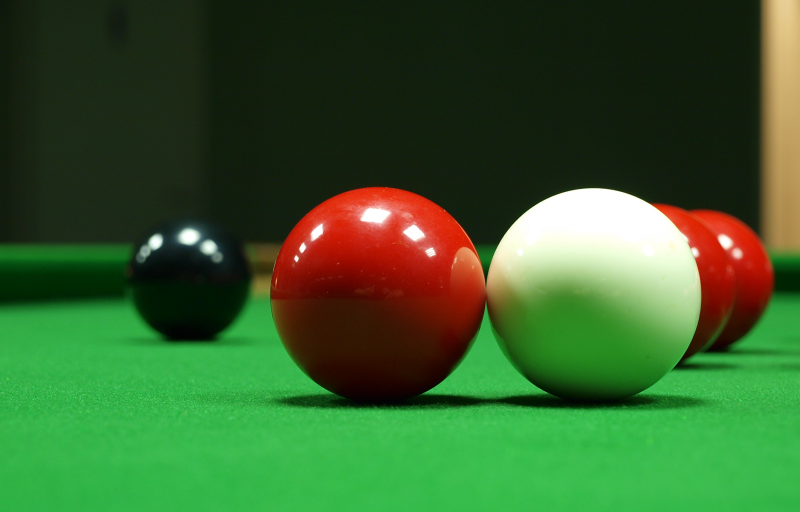
%> input picture snooker.png, 1600 x 1024 px (shown at 1/2 size)
$ octave global_thresholding.m   (GNU Octave 9; MATLAB toolbox functions it lacks are replaced by stand-ins)
%> lines starting %> are read from the running program, lines starting %| are printed output that depends on the picture; in (x1, y1, x2, y2) boxes, pixels count from 0 and x2, y2 are one past the last pixel; in counts of white or black regions, pixels touching at a corner belong together; the program's own positions count from 1
clc;
clear all;
close all;

image = imread('snooker.png');
%> image is the input picture: size 1024x1600x3 uint8; mean R, G, B 56.6, 95.3, 44.8
image = rgb2gray(image);
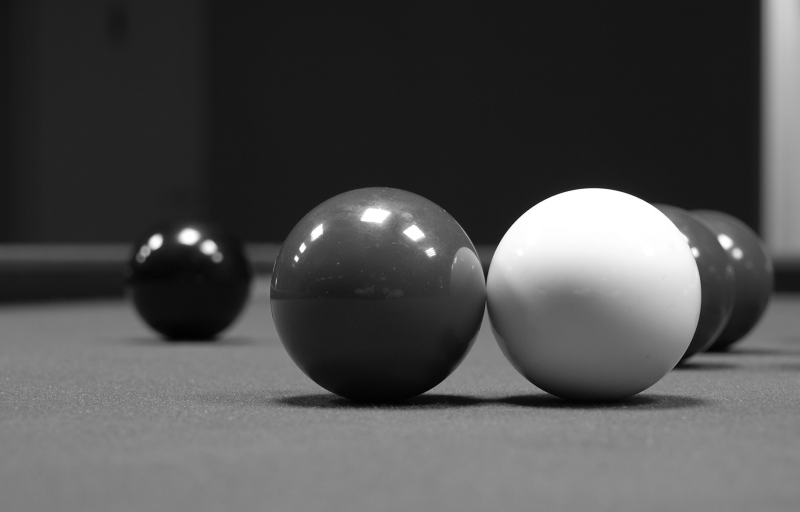
%> image: size 1024x1600 uint8 (shown at 1/2 size); min 0, max 255, mean 78

level = graythresh(image)
%> level = 0.337

binarized = imbinarize(image,level);
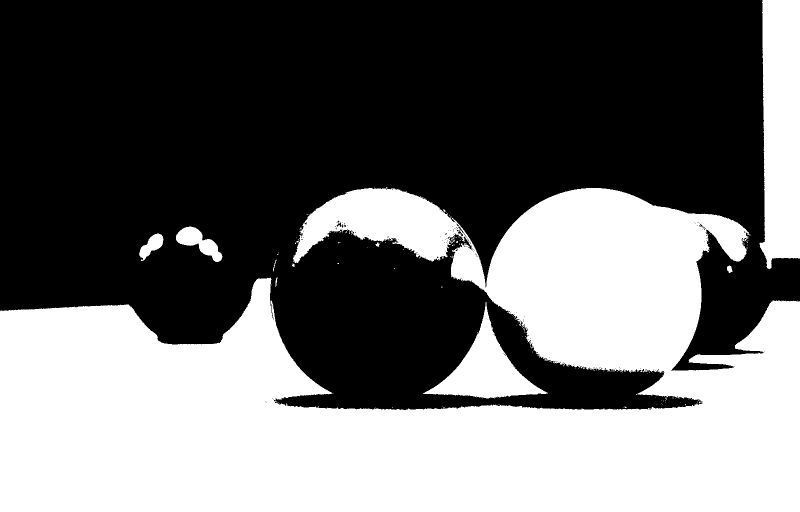
%> binarized: size 1024x1600 logical (shown at 1/2 size); 42.6% white; 129 white regions (119 under 20 px), largest, box (x1, y1, x2, y2) and area: (0, 374, 1600, 1024) 640002, (1519, 0, 1600, 538) 37918, (846, 604, 1096, 797) 15659

figure('Name','Original Image','NumberTitle','off');
imshow(imresize(image,0.5),'Border','tight');
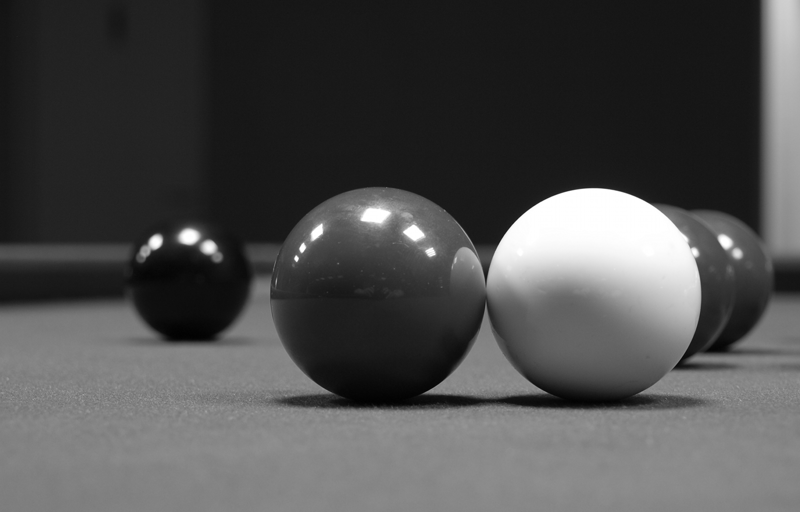
%> displayed picture: size 512x800, on the screen's scale of 0 to 255; min 1, max 255, mean 78
pause();
figure('Name','Global Thresholded Image','NumberTitle','off');
imshow(imresize(binarized,0.5),'Border','tight');
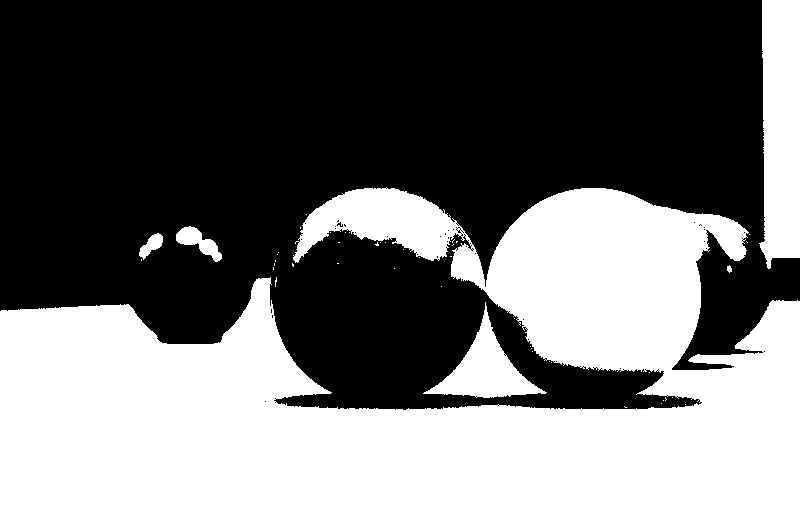
%> displayed picture: size 512x800 logical; 42.7% white; 47 white regions (41 under 20 px), largest, box (x1, y1, x2, y2) and area: (0, 187, 800, 512) 160251, (759, 0, 800, 269) 9550, (423, 302, 547, 398) 3918, (176, 226, 222, 262) 707, (139, 233, 163, 260) 317, (727, 265, 732, 273) 29
pause();

close all;
